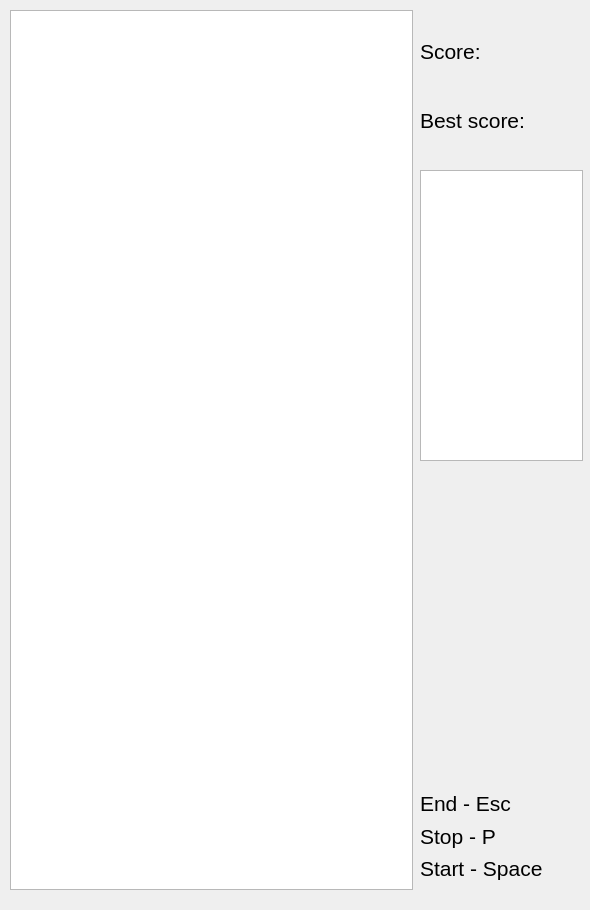
<?xml version="1.0" encoding="UTF-8"?>
<ui version="4.0">
 <class>MainWindowTetris</class>
 <widget class="QMainWindow" name="MainWindowTetris">
  <property name="enabled">
   <bool>true</bool>
  </property>
  <property name="geometry">
   <rect>
    <x>0</x>
    <y>0</y>
    <width>590</width>
    <height>910</height>
   </rect>
  </property>
  <property name="minimumSize">
   <size>
    <width>590</width>
    <height>910</height>
   </size>
  </property>
  <property name="maximumSize">
   <size>
    <width>590</width>
    <height>910</height>
   </size>
  </property>
  <property name="acceptDrops">
   <bool>false</bool>
  </property>
  <property name="windowTitle">
   <string>Snake</string>
  </property>
  <property name="windowIcon">
   <iconset>
    <normaloff>misc/images/tetris-game.png</normaloff>misc/images/tetris-game.png</iconset>
  </property>
  <widget class="QWidget" name="centralwidget">
   <widget class="QGraphicsView" name="graphicsView">
    <property name="geometry">
     <rect>
      <x>10</x>
      <y>10</y>
      <width>403</width>
      <height>880</height>
     </rect>
    </property>
    <property name="minimumSize">
     <size>
      <width>403</width>
      <height>880</height>
     </size>
    </property>
    <property name="maximumSize">
     <size>
      <width>403</width>
      <height>880</height>
     </size>
    </property>
    <property name="baseSize">
     <size>
      <width>403</width>
      <height>880</height>
     </size>
    </property>
    <property name="backgroundBrush">
     <brush brushstyle="SolidPattern">
      <color alpha="255">
       <red>0</red>
       <green>0</green>
       <blue>0</blue>
      </color>
     </brush>
    </property>
    <property name="interactive">
     <bool>true</bool>
    </property>
   </widget>
   <widget class="QGraphicsView" name="nextTetromino">
    <property name="geometry">
     <rect>
      <x>420</x>
      <y>170</y>
      <width>163</width>
      <height>291</height>
     </rect>
    </property>
   </widget>
   <widget class="QWidget" name="layoutWidget">
    <property name="geometry">
     <rect>
      <x>420</x>
      <y>20</y>
      <width>161</width>
      <height>131</height>
     </rect>
    </property>
    <layout class="QVBoxLayout" name="verticalLayout_2">
     <item>
      <widget class="QLabel" name="Score">
       <property name="font">
        <font>
         <pointsize>16</pointsize>
        </font>
       </property>
       <property name="text">
        <string>Score:</string>
       </property>
      </widget>
     </item>
     <item>
      <widget class="QLabel" name="BestScore">
       <property name="font">
        <font>
         <pointsize>16</pointsize>
        </font>
       </property>
       <property name="text">
        <string>Best score:</string>
       </property>
      </widget>
     </item>
    </layout>
   </widget>
   <widget class="QWidget" name="layoutWidget">
    <property name="geometry">
     <rect>
      <x>420</x>
      <y>790</y>
      <width>161</width>
      <height>92</height>
     </rect>
    </property>
    <layout class="QVBoxLayout" name="verticalLayout">
     <item>
      <widget class="QLabel" name="EndGame">
       <property name="font">
        <font>
         <pointsize>16</pointsize>
        </font>
       </property>
       <property name="text">
        <string>End - Esc</string>
       </property>
      </widget>
     </item>
     <item>
      <widget class="QLabel" name="Stop">
       <property name="font">
        <font>
         <pointsize>16</pointsize>
        </font>
       </property>
       <property name="text">
        <string>Stop - P</string>
       </property>
      </widget>
     </item>
     <item>
      <widget class="QLabel" name="start">
       <property name="font">
        <font>
         <pointsize>16</pointsize>
        </font>
       </property>
       <property name="text">
        <string>Start - Space</string>
       </property>
      </widget>
     </item>
    </layout>
   </widget>
  </widget>
 </widget>
 <resources/>
 <connections/>
</ui>
